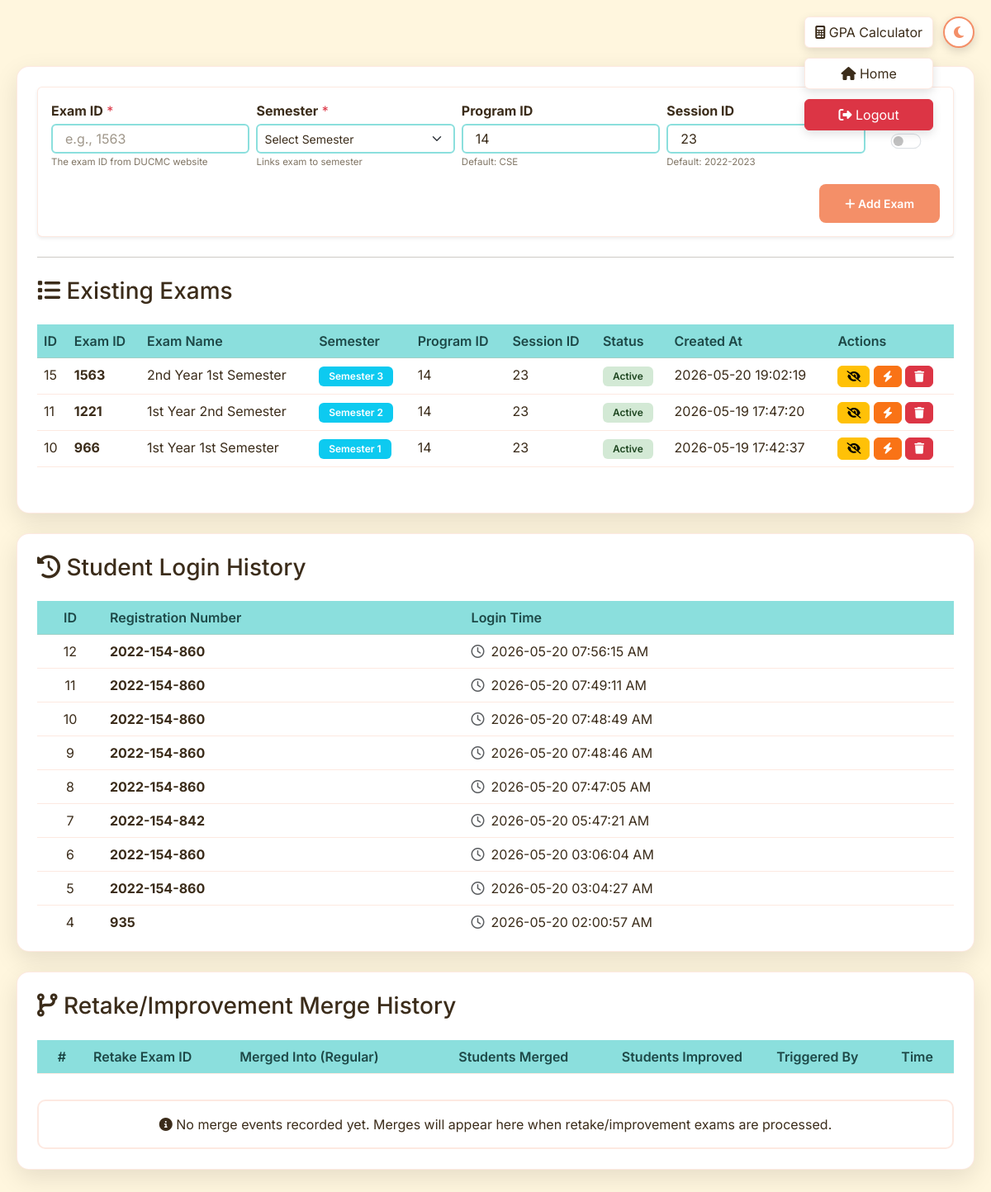
The page /admin/ (signed in) on the database its author committed.
### tables this page shows
CREATE TABLE exams(id INTEGER PRIMARY KEY AUTOINCREMENT,exam_id VARCHAR(50)NOT NULL UNIQUE,exam_name TEXT NOT NULL,program_id VARCHAR(50)DEFAULT'14',session_id VARCHAR(50)DEFAULT'23',created_at TIMESTAMP DEFAULT CURRENT_TIMESTAMP,is_active BOOLEAN DEFAULT 1, semester INTEGER);

CREATE TABLE login_logs(id INTEGER PRIMARY KEY AUTOINCREMENT,registration_no VARCHAR(50)NOT NULL,login_time TEXT NOT NULL);

### app/routes/admin.py (the view)
@admin_bp.route('/')
@login_required
def admin():
    return render_template('admin.html', exams=get_enriched_exams(exam_repo.get_all()), login_logs=login_log_repo.get_all_logs(), merge_logs=merge_log_repo.get_all())

### app/models/models.py (called while the page is built, shortened)
def rewrite_sql(sql: str, is_pg: bool) -> str:
    if not is_pg:
        return sql

    def fetchall(self):
        rows = self.cursor.fetchall()
        return [dict(row) for row in rows] if self.is_pg else rows

    def __iter__(self):
        return self

    def __next__(self):
        row = next(self.cursor)
        return dict(row) if self.is_pg else row

    def execute(self, sql: str, params=None):
        cursor = self.conn.cursor()
        rewritten_sql = rewrite_sql(sql, self.is_pg)
        if params is None:
            cursor.execute(rewritten_sql)
        else:
            cursor.execute(rewritten_sql, params)
        return DatabaseCursorWrapper(cursor, self.is_pg)

 def get_all(self)->List[Dict]:
  with self.db.get_connection()as conn:return[dict(row)for row in conn.execute('SELECT*FROM exams ORDER BY created_at DESC')]

 def get_all_logs(self)->List[Dict]:
  try:
   with self.db.get_connection()as conn:
    return[dict(row)for row in conn.execute('SELECT*FROM login_logs ORDER BY id DESC')]
  except Exception:return[]

 def get_all(self)->List[Dict]:
  try:
   with self.db.get_connection()as conn:
    return[dict(row)for row in conn.execute('SELECT*FROM merge_logs ORDER BY id DESC')]
  except Exception:return[]

### app/routes/admin.py (called while the page is built)
def login_required(f):
    @wraps(f)
    def decorated_function(*args, **kwargs):
        if not session.get('logged_in'):
            flash('Please log in to access the admin panel', 'error')
            return redirect(url_for('main.login'))
        return f(*args, **kwargs)
    return decorated_function

### app/utils/app_helpers.py (called while the page is built)
def extract_exam_display_fields(result_data_json: str, created_at: str | None, default_exam_year: str = DEFAULT_EXAM_YEAR) -> tuple[str, str]:
    exam_year = default_exam_year
    pub_date = created_at.split(' ')[0] if created_at else 'N/A'
    if not result_data_json:
        return exam_year, pub_date
    try:
        data = json.loads(result_data_json)
    except Exception:
        return exam_year, pub_date
    info = data.get('student_info', {})
    exam_year_value = next((v for k, v in info.items() if k.lower().strip() == 'exam year'), None)
    pub_date_value = next((v for k, v in info.items() if k.lower().strip() == 'result publication date'), None)
    if exam_year_value:
        exam_year = exam_year_value
    if pub_date_value:
        pub_date = pub_date_value
    return exam_year, pub_date

### templates/admin.html (shortened to what this page needs)
{% extends 'base.html' %}
{% block body_class %}admin-page{% endblock %}
{% import 'components/nav.html' as nav %}
{% block navigation %}
{{ nav.navigation('admin', session) }}
{% endblock %}
{% block content %}
{% import 'components/badges.html' as badges %}
<main class="main-container">
    <div class="card">
        <div class="card-body p-4">
            <form method="POST" action="/admin/add_exam"
                class="form-container-premium mb-4 p-3 border rounded shadow-sm">
                <div class="row g-2 align-items-start">
                    <div class="col-6 col-md">
                        <div class="form-group mb-1">
                            <label for="exam_id" class="form-label mb-1"><strong>Exam ID</strong> <span
                                    class="text-danger">*</span></label>
                            <input type="text" class="form-control form-control-sm" id="exam_id" name="exam_id" required
                                placeholder="e.g., 1563">
                            <small class="text-muted d-block mt-1 form-helper-text">The exam ID from DUCMC website</small>
                        </div>
                    </div>
                    <div class="col-6 col-md">
                        <div class="form-group mb-1">
                            <label for="semester" class="form-label mb-1"><strong>Semester</strong> <span
                                    class="text-danger">*</span></label>
                            <select class="form-select form-select-sm" id="semester" name="semester" required>
                                <option value="">Select Semester</option>
                            </select>
                            <small class="text-muted d-block mt-1 form-helper-text">Links exam to semester</small>
                        </div>
                    </div>
                    <div class="col-6 col-md">
                        <div class="form-group mb-1">
                            <label for="program_id" class="form-label mb-1"><strong>Program ID</strong></label>
                            <input type="text" class="form-control form-control-sm" id="program_id" name="program_id"
                                value="14" placeholder="Default: 14">
                            <small class="text-muted d-block mt-1 form-helper-text">Default: CSE</small>
                        </div>
                    </div>
                    <div class="col-6 col-md">
                        <div class="form-group mb-1">
                            <label for="session_id" class="form-label mb-1"><strong>Session ID</strong></label>
                            <input type="text" class="form-control form-control-sm" id="session_id" name="session_id"
                                value="23" placeholder="Default: 23">
                            <small class="text-muted d-block mt-1 form-helper-text">Default: 2022-2023</small>
                        </div>
                    </div>
                    <div class="col-6 col-md-2 col-lg-1">
                        <div class="form-group mb-1 text-center">
                            <label class="form-label mb-1" style="display: inline-block; min-height: 21px;"><span
                                    class="badge badge-retake">Retake</span></label>
                            <div class="form-check form-switch d-flex align-items-center justify-content-center mb-0"
                                style="height: 36px;">
                                <input class="form-check-input mb-0" type="checkbox" id="is_retake" name="is_retake"
                                    value="1" style="cursor: pointer; transform: scale(1.15);">
                            </div>
                        </div>
                    </div>
                </div>
                <div class="d-flex align-items-center justify-content-end gap-3 mt-3">
                    <button type="submit" class="btn btn-sm btn-primary">
                        <i class="fas fa-plus"></i> Add Exam
                    </button>
                </div>
            </form>
            <hr>
            <h3 class="mb-4 mt-4"><i class="fas fa-list"></i> Existing Exams</h3>
            <div class="table-responsive">
                <table class="table table-hover">
                    <thead>
                        <tr>
                            <th>ID</th>
                            <th>Exam ID</th>
                            <th>Exam Name</th>
                            <th>Semester</th>
                            <th>Program ID</th>
                            <th>Session ID</th>
                            <th>Status</th>
                            <th>Created At</th>
                            <th>Actions</th>
                        </tr>
                    </thead>
                    <tbody>
                        {% for exam in exams %}
                        <tr>
                            <td>{{ exam.id }}</td>
                            <td><strong>{{ exam.exam_id }}</strong></td>
                            <td>{{ exam.exam_name }}</td>
                            <td>{{ badges.semester_badge(exam.semester) }}</td>
                            <td>{{ exam.program_id }}</td>
                            <td>{{ exam.session_id }}</td>
                            <td>{{ badges.active_badge(exam.is_active) }}</td>
                            <td>{{ exam.created_at }}</td>
                            <td>
                                <form method="POST" action="/admin/toggle_exam/{{ exam.id }}" style="display: inline;">
                                    <button type="submit" class="btn btn-sm btn-warning"
                                        title="{{ 'Deactivate' if exam.is_active else 'Activate' }}">
                                        <i class="fas fa-{{ 'eye-slash' if exam.is_active else 'eye' }}"></i>
                                    </button>
                                </form>
                                <form method="POST" action="/admin/retry_scrape/{{ exam.exam_id }}"
                                    style="display: inline;"
                                    onsubmit="return confirm('Re-dispatch scrape to GitHub Actions for this exam?');">
                                    <button type="submit" class="btn btn-sm btn-warning" title="Retry Scrape"
                                        style="background:#f97316;border-color:#f97316;color:#fff;">
                                        <i class="fas fa-bolt"></i>
                                    </button>
                                </form>
                                <form method="POST" action="/admin/delete_exam/{{ exam.id }}" style="display: inline;"
                                    onsubmit="return confirm('Are you sure you want to delete this exam?');">
                                    <button type="submit" class="btn btn-sm btn-danger" title="Delete">
                                        <i class="fas fa-trash"></i>
                                    </button>
                                </form>
                            </td>
                        </tr>
                        {% endfor %}
                    </tbody>
                </table>
            </div>
        </div>
    </div>
    <div class="card mt-4">
        <div class="card-body p-4">
            <h3 class="mb-4"><i class="fas fa-history"></i> Student Login History</h3>
            <div class="table-responsive" style="max-height: 400px; overflow-y: auto;">
                <table class="table table-hover">
                    <thead>
                        <tr>
                            <th style="width: 80px; text-align: center;">ID</th>
                            <th>Registration Number</th>
                            <th>Login Time</th>
                        </tr>
                    </thead>
                    <tbody>
                        {% for log in login_logs %}
                        <tr>
                            <td style="text-align: center;">{{ log.id }}</td>
                            <td><strong>{{ log.registration_no }}</strong></td>
                            <td><i class="far fa-clock text-muted me-2"></i>{{ log.login_time }}</td>
                        </tr>
                        {% endfor %}
                    </tbody>
                </table>
            </div>
        </div>
    </div>
    <div class="card mt-4">
        <div class="card-body p-4">
            <h3 class="mb-4"><i class="fas fa-code-branch"></i> Retake/Improvement Merge History</h3>
            <div class="table-responsive" style="max-height: 400px; overflow-y: auto;">
                <table class="table table-hover">
                    <thead>
                        <tr>
                            <th style="width: 60px; text-align: center;">#</th>
                            <th>Retake Exam ID</th>
                            <th>Merged Into (Regular)</th>
                            <th style="text-align: center;">Students Merged</th>
                            <th style="text-align: center;">Students Improved</th>
                            <th>Triggered By</th>
                            <th>Time</th>
                        </tr>
                    </thead>
                </table>
            </div>
            {% if not merge_logs %}
            <div class="alert alert-info text-center mb-0">
                <i class="fas fa-info-circle"></i> No merge events recorded yet. Merges will appear here when retake/improvement exams are processed.
            </div>
            {% endif %}
        </div>
    </div>
</main>
{% endblock %}

### templates/base.html (shortened to what this page needs)
<!DOCTYPE html>
<html lang="en">
<head>
    <link href="https://cdn.jsdelivr.net/npm/bootstrap@5.3.0/dist/css/bootstrap.min.css" rel="stylesheet">
    <link rel="stylesheet" href="https://cdnjs.cloudflare.com/ajax/libs/font-awesome/6.4.0/css/all.min.css">
    <link rel="stylesheet" href="{{ url_for('static', filename='css/main.css') }}">
</head>
<body class="{% block body_class %}{% endblock %}">
    <button id="themeToggle" class="theme-toggle-btn" aria-label="Toggle Theme">
        <i class="fas fa-moon"></i>
    </button>
    {% block navigation %}{% endblock %}
    {% block content %}{% endblock %}
</body>
</html>

### templates/components/nav.html (shortened to what this page needs)
{% macro navigation(current_page, session) %}
<nav class="nav-buttons-container">
    {% if session.logged_in %}
        {% if current_page != 'gpa_calc' %}
        <a href="/gpa_calc" class="btn btn-light nav-action-btn">
            <i class="fas fa-calculator"></i> GPA Calculator
        </a>
        {% endif %}
        {% if current_page != 'home' %}
        <a href="/" class="btn btn-light nav-action-btn">
            <i class="fas fa-home"></i> Home
        </a>
        {% endif %}
        {% if current_page == 'admin' %}
        <a href="/logout" class="btn btn-danger nav-action-btn" onclick="return confirm('Are you sure you want to logout?')">
            <i class="fas fa-sign-out-alt"></i> Logout
        </a>
        {% endif %}
    {% endif %}
</nav>
{% endmacro %}

### templates/components/badges.html (shortened to what this page needs)
{% macro semester_badge(semester) %}
  {% if semester %}
    <span class="badge bg-info">Semester {{ semester }}</span>
  {% else %}
    <span class="badge bg-secondary">Not Set</span>
  {% endif %}
{% endmacro %}
{% macro active_badge(is_active) %}
  {% if is_active %}
    <span class="badge badge-active">Active</span>
  {% else %}
    <span class="badge badge-inactive">Inactive</span>
  {% endif %}
{% endmacro %}

### rows shown on the page
exams: id "15", exam_id "1563", exam_name "2nd Year 1st Semester", semester "3", program_id "14", session_id "23", created_at "2026-05-20 19:02:19", is_active True (drawn)
exams: id "11", exam_id "1221", exam_name "1st Year 2nd Semester", semester "2", program_id "14", session_id "23", created_at "2026-05-19 17:47:20", is_active True (drawn)
exams: id "10", exam_id "966", exam_name "1st Year 1st Semester", semester "1", program_id "14", session_id "23", created_at "2026-05-19 17:42:37", is_active True (drawn)
login_logs: id "12", registration_no "2022-154-860", login_time "2026-05-20 07:56:15 AM"
login_logs: id "11", registration_no "2022-154-860", login_time "2026-05-20 07:49:11 AM"
login_logs: id "10", registration_no "2022-154-860", login_time "2026-05-20 07:48:49 AM"
login_logs: id "9", registration_no "2022-154-860", login_time "2026-05-20 07:48:46 AM"
login_logs: id "8", registration_no "2022-154-860", login_time "2026-05-20 07:47:05 AM"
login_logs: id "7", registration_no "2022-154-842", login_time "2026-05-20 05:47:21 AM"
login_logs: id "6", registration_no "2022-154-860", login_time "2026-05-20 03:06:04 AM"
login_logs: id "5", registration_no "2022-154-860", login_time "2026-05-20 03:04:27 AM"
login_logs: id "4", registration_no "935", login_time "2026-05-20 02:00:57 AM"
